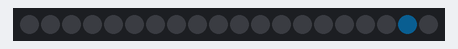
Simulated run of this sketch. Board: Arduino Uno, built with avr-gcc and run on an emulated ATmega328P. On the bench: 20 RGB LEDs in strip order, left to right. Dim RGB values are drawn brighter than linear; random numbers use the default seed unless the sketch sets one.

Above: at 0.17 s.
At 5.07 s:
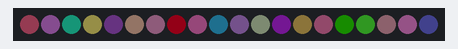
At 9.98 s:
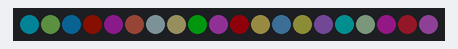
At 19.79 s:
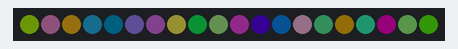
At 29.6 s:
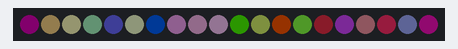
At 39.71 s:
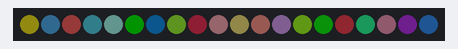

The sketch:

Neopixel_Lamp.ino
```cpp
// include the Neopixel library
#include <Adafruit_NeoPixel.h>

// define constants
const int led_count = 20;      // number of neopixels
const int max_intensity = 100; // max R/G/B value for pixels

// define the component pins
int neopixel_pin = 9; // connect the data pin of neopixels at pin 9
                      // connect the GND pin of neopixels at GND
                      // connect the 5V pin of neopixels at 5V

// create a Neopixel object
Adafruit_NeoPixel strip(led_count, neopixel_pin, NEO_GRB + NEO_KHZ800);

void setup()
{
  // initialize the neopixels with #000
  strip.begin();
  strip.setBrightness(60);
  for (int i = 0; i < led_count; i++)
  {
    strip.setPixelColor(i, strip.Color(0, 0, 0));
    strip.show();
  }

  // initialize the serial port
  Serial.begin(9600);
}

void loop()
{
  // generate a random color for a random pixel
  int r_val = random(0, max_intensity);
  int g_val = random(0, max_intensity);
  int b_val = random(0, max_intensity);
  int index = random(0, led_count);

  // display the color on the pixel
  strip.setPixelColor(index, strip.Color(r_val, g_val, b_val));
  strip.show();

  // delay for smooth performance
  delay(10);
}
```
